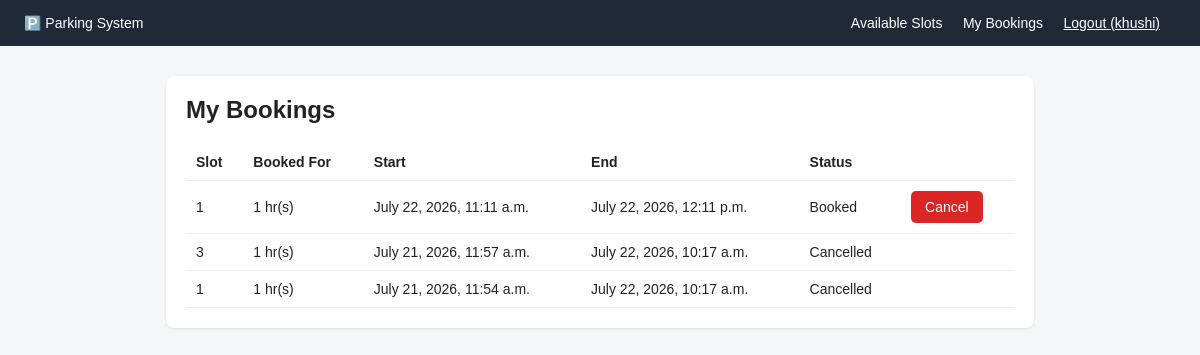
Page /my-bookings/ (signed in) on the committed database.
### parking/models.py (models this page shows, shortened)
class Booking(models.Model):
    STATUS_CHOICES = (
        ('booked', 'Booked'),
        ('cancelled', 'Cancelled'),
        ('completed', 'Completed'),
    )
    user = models.ForeignKey(User, on_delete=models.CASCADE, related_name='bookings')
    slot = models.ForeignKey(ParkingSlot, on_delete=models.CASCADE, related_name='bookings')
    start_time = models.DateTimeField(default=timezone.now)
    end_time = models.DateTimeField(blank=True, null=True)
    duration_hours = models.PositiveIntegerField(default=1)
    status = models.CharField(max_length=10, choices=STATUS_CHOICES, default='booked')
    created_at = models.DateTimeField(auto_now_add=True)

class ParkingSlot(models.Model):
    slot_number = models.CharField(max_length=20, unique=True)
    location = models.CharField(max_length=100, blank=True)
    price_per_hour = models.DecimalField(max_digits=6, decimal_places=2, default=20.00)
    is_available = models.BooleanField(default=True)

### parking/views.py (the view)
# urls.py: path('my-bookings/', views.my_bookings, name='my_bookings'),
@login_required
def my_bookings(request):
    release_expired_bookings(user=request.user)
    bookings = Booking.objects.filter(user=request.user).order_by('-created_at')
    return render(request, 'parking/my_bookings.html', {'bookings': bookings})

### parking/models.py (called while the page is built)
    @property
    def is_manager(self):
        return self.role == 'manager' or self.user.is_superuser

### parking/views.py (called while the page is built)
def release_expired_bookings(user=None):
    qs = Booking.objects.filter(status='booked', end_time__lte=timezone.now())
    if user is not None:
        qs = qs.filter(user=user)
    for booking in qs.select_related('slot'):
        booking.release_if_expired()

### parking/templates/parking/my_bookings.html
{% extends 'parking/base.html' %}
{% block content %}
<div class="card">
    <h2>My Bookings</h2>
    <table>
        <tr>
            <th>Slot</th>
            <th>Booked For</th>
            <th>Start</th>
            <th>End</th>
            <th>Status</th>
            <th></th>
        </tr>
        {% for b in bookings %}
        <tr>
            <td>{{ b.slot.slot_number }}</td>
            <td>{{ b.duration_hours }} hr(s)</td>
            <td>{{ b.start_time }}</td>
            <td>{{ b.end_time|default:"-" }}</td>
            <td>{{ b.get_status_display }}</td>
            <td>
                {% if b.status == 'booked' %}
                <a class="btn btn-danger" href="{% url 'cancel_booking' b.id %}">Cancel</a>
                {% endif %}
            </td>
        </tr>
        {% empty %}
        <tr><td colspan="6">No bookings.</td></tr>
        {% endfor %}
    </table>
</div>
{% endblock %}

### parking/templates/parking/base.html (shortened to what this page needs)
<!DOCTYPE html>
<html lang="en">
<head>
</head>
<body>
<nav>
    <div>
        <a href="{% url 'dashboard' %}">🅿️ Parking System</a>
    </div>
    <div>
        {% if user.is_authenticated %}
            {% if user.is_superuser or user.profile.is_manager %}
                <a href="{% url 'manager_dashboard' %}">Manager Dashboard</a>
            {% else %}
                <a href="{% url 'slot_list' %}">Available Slots</a>
                <a href="{% url 'my_bookings' %}">My Bookings</a>
            {% endif %}
            <form action="{% url 'logout' %}" method="post" style="display:inline;">
                <button type="submit" class="btn" style="background:none; color:#fff; padding:0; margin-right:16px; font-size:14px; text-decoration:underline; cursor:pointer;">
                    Logout ({{ user.username }})
                </button>
            </form>
        {% else %}
            <a href="{% url 'login' %}">Login</a>
            <a href="{% url 'register' %}">Register</a>
        {% endif %}
    </div>
</nav>
<div class="container">
    {% block content %}{% endblock %}
</div>
</body>
</html>

### parking/templates/parking/base.html (style rules this page uses)
* { box-sizing: border-box; }
body { font-family: Arial, sans-serif; background: #f4f6f8; margin: 0; color: #222; }
nav { background: #1f2937; padding: 14px 24px; display: flex; justify-content: space-between; align-items: center; }
nav a { color: #fff; text-decoration: none; margin-right: 16px; font-size: 14px; }
.container { max-width: 900px; margin: 30px auto; padding: 0 16px; }
.card { background: #fff; border-radius: 8px; padding: 20px; box-shadow: 0 1px 3px rgba(0,0,0,0.1); margin-bottom: 16px; }
table { width: 100%; border-collapse: collapse; }
th, td { text-align: left; padding: 10px; border-bottom: 1px solid #eee; font-size: 14px; }
.btn { display: inline-block; padding: 8px 14px; background: #2563eb; color: #fff; border: none; border-radius: 5px; text-decoration: none; font-size: 14px; cursor: pointer; }
.btn-danger { background: #dc2626; }
h2 { margin-top: 0; }

### rows in the picture
Booking: slot.slot_number "1", duration_hours "1", start_time "July 22, 2026, 11:11 a.m.", end_time "July 22, 2026, 12:11 p.m.", status "Booked", shows "Cancel"
Booking: slot.slot_number "3", duration_hours "1", start_time "July 21, 2026, 11:57 a.m.", end_time "July 22, 2026, 10:17 a.m.", status "Cancelled"
Booking: slot.slot_number "1", duration_hours "1", start_time "July 21, 2026, 11:54 a.m.", end_time "July 22, 2026, 10:17 a.m.", status "Cancelled"

### other values in the picture
{{ user.username }} "khushi"
